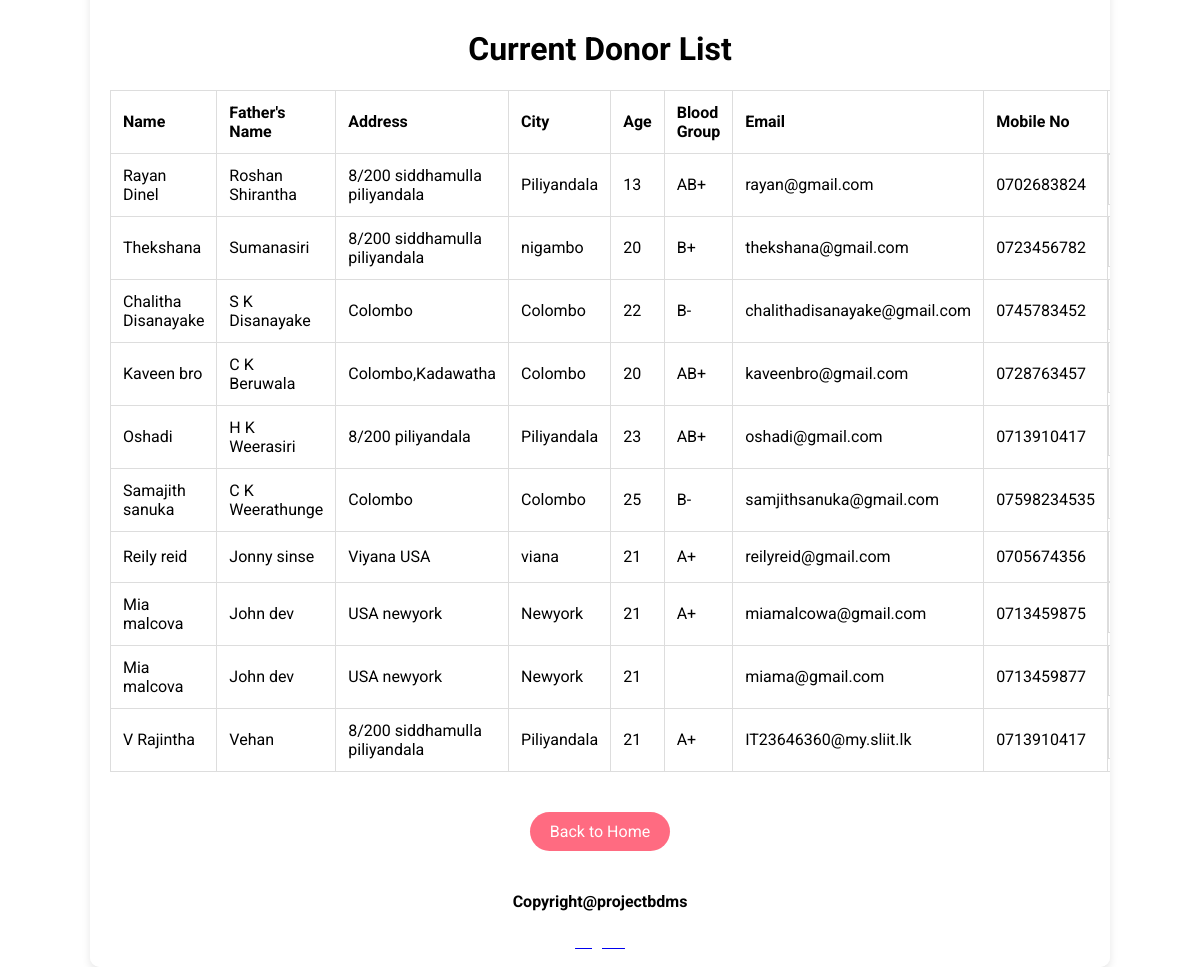
Page /donor-list.php on the committed database.
### tables this page shows
CREATE TABLE `donor_registration` (
  `id` int(11) NOT NULL,
  `name` varchar(50) DEFAULT NULL,
  `fname` varchar(50) DEFAULT NULL,
  `address` varchar(250) DEFAULT NULL,
  `city` varchar(50) DEFAULT NULL,
  `age` int(25) DEFAULT NULL,
  `bgroup` varchar(20) DEFAULT NULL,
  `email` varchar(200) DEFAULT NULL,
  `mno` varchar(50) DEFAULT NULL
);

### donor-list.php (the view, shortened to what this page needs)
<?php
include('connection.php');
?>
<!DOCTYPE html>
<html lang="en">
<head>
</head>
<body>
<div id="full">
    <div id="inner_full">
        <div id="body">
            <br>
            <h1>Current Donor List</h1>
            <center>
                <div id="form">
                    <table>
                        <tr>
                            <th>Name</th>
                            <th>Father's Name</th>
                            <th>Address</th>
                            <th>City</th>
                            <th>Age</th>
                            <th>Blood Group</th>
                            <th>Email</th>
                            <th>Mobile No</th>
                            <th>Actions</th>
                        </tr>
                        <?php
                        $q = $db->query("SELECT * FROM donor_registration");
                        while($r1 = $q->fetch(PDO::FETCH_OBJ)) {
                            ?>
                            <tr>
                                <td><?= $r1->name; ?></td>
                                <td><?= $r1->fname; ?></td>
                                <td><?= $r1->address; ?></td>
                                <td><?= $r1->city; ?></td>
                                <td><?= $r1->age; ?></td>
                                <td><?= $r1->bgroup; ?></td>
                                <td><?= $r1->email; ?></td>
                                <td><?= $r1->mno; ?></td>
                            </tr>
                            <?php
                        }
                        ?>
                    </table>
                    <a href="admin-home.php" class="back-button">Back to Home</a>
                </div>
            </center>
        </div>
        <div id="footer">
            <h4 align="center">Copyright@projectbdms</h4>
            <p align="center"><a href="logout.php"><font color="white">Logout</a></p>
        </div>
    </div>
</div>
</body>
</html>

### donor-list.php (style rules this page uses)
body { font-family: 'Roboto', sans-serif; margin: 0; padding: 0; overflow: hidden; }
#full { width: 100%; height: 100vh; display: flex; justify-content: center; align-items: center; position: relative; }
#inner_full { width: 85%; background-color: rgba(255, 255, 255, 0.9); box-shadow: 0 4px 8px rgba(0, 0, 0, 0.1); border-radius: 10px; overflow: hidden; position: relative; z-index: 2; }
#body { padding: 20px; }
h1 { color: black; text-align: center; }
table { width: 100%; border-collapse: collapse; margin: 20px 0; }
table, th, td { border: 1px solid #ddd; }
th, td { padding: 12px; text-align: left; }
.back-button { display: inline-block; padding: 10px 20px; margin-top: 20px; background-color: #ff6b81; color: white; text-decoration: none; border-radius: 20px; transition: background-color 0.3s ease, transform 0.3s ease; }

### rows in the picture
donor_registration: name "Rayan Dinel", fname "Roshan Shirantha", address "8/200 siddhamulla piliyandala", city "Piliyandala", age "13", bgroup "AB+", email "rayan@gmail.com", mno "0702683824"
donor_registration: name "Thekshana", fname "Sumanasiri", address "8/200 siddhamulla piliyandala", city "nigambo", age "20", bgroup "B+", email "thekshana@gmail.com", mno "0723456782"
donor_registration: name "Chalitha Disanayake", fname "S K Disanayake", address "Colombo", city "Colombo", age "22", bgroup "B-", email "chalithadisanayake@gmail.com", mno "0745783452"
donor_registration: name "Kaveen bro", fname "C K Beruwala", address "Colombo,Kadawatha", city "Colombo", age "20", bgroup "AB+", email "kaveenbro@gmail.com", mno "0728763457"
donor_registration: name "Oshadi", fname "H K Weerasiri", address "8/200 piliyandala", city "Piliyandala", age "23", bgroup "AB+", email "oshadi@gmail.com", mno "0713910417"
donor_registration: name "Samajith sanuka", fname "C K Weerathunge", address "Colombo", city "Colombo", age "25", bgroup "B-", email "samjithsanuka@gmail.com", mno "07598234535"
donor_registration: name "Reily reid", fname "Jonny sinse", address "Viyana USA", city "viana", age "21", bgroup "A+", email "reilyreid@gmail.com", mno "0705674356"
donor_registration: name "Mia malcova", fname "John dev", address "USA newyork", city "Newyork", age "21", bgroup "A+", email "miamalcowa@gmail.com", mno "0713459875"
donor_registration: name "Mia malcova", fname "John dev", address "USA newyork", city "Newyork", age "21", email "miama@gmail.com", mno "0713459877"
donor_registration: name "V Rajintha", fname "Vehan", address "8/200 siddhamulla piliyandala", city "Piliyandala", age "21", bgroup "A+", email "IT23646360@my.sliit.lk", mno "0713910417"
